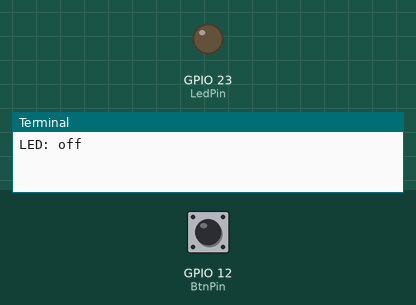
Bench run of a program on a simulated Raspberry Pi (BCM pin numbers). Parts: output pins drawn as LEDs (lit = HIGH), the last lines printed to the terminal. The inputs (shaded band) are chosen by the test bench; at power-on: GPIO 12 (BtnPin) HIGH.

Above: at 1.2 s.
1.3 s: GPIO 12 (BtnPin) pulled LOW for 0.15 s
At 1.7 s:
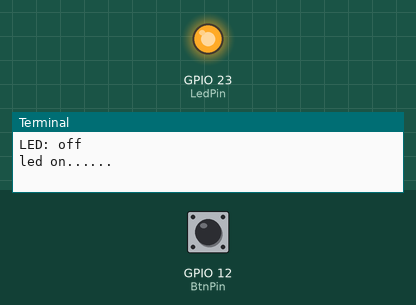
2.9 s: GPIO 12 (BtnPin) pulled LOW for 1 s
At 4.1 s:
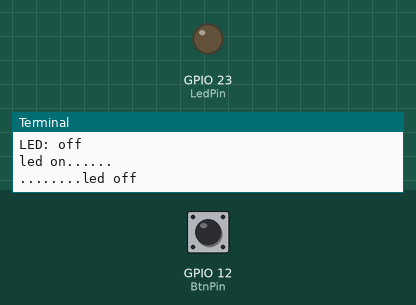
5.4 s: GPIO 12 (BtnPin) pulled LOW for 3.2 s
At 6.0 s:
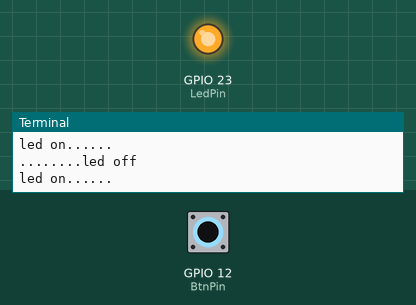
Timing chart, 0 to 8.4 s (numbered marks = the images above; inputs shaded):
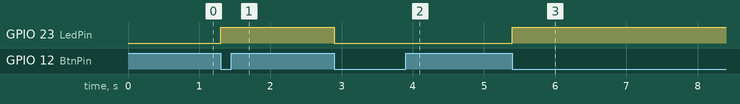

The program:

pb.py
```python
import sys
import RPi.GPIO as GPIO

BtnPin = 12
LedPin = 23#16
Led_status = 0

def setup():
	GPIO.setmode(GPIO.BCM)
	GPIO.setup(LedPin, GPIO.OUT)
	GPIO.setup(BtnPin, GPIO.IN, pull_up_down= GPIO.PUD_UP)
	GPIO.output(LedPin, Led_status)
	print "LED: on" if Led_status else "LED: off"

def swLed(ev=None):
	global Led_status
	Led_status = not Led_status
	GPIO.output(LedPin, Led_status)
	if Led_status == 1:
		print 'led on......'
	else:
		print '........led off'

def loop():
	GPIO.add_event_detect(BtnPin, GPIO.FALLING, callback =swLed, bouncetime=200)
	while True:
		pass

def destroy():
	GPIO.output(LedPin, GPIO.LOW) # led off
	GPIO.cleanup()

if __name__=='__main__':
	setup()
	try:
		loop()
	except KeyboardInterrupt:
		destroy()
```

Measured:
- after the input at 1.3 s, GPIO 23 (LedPin): LOW → HIGH at once
- after the input at 2.9 s, GPIO 23 (LedPin): HIGH → LOW at once
- after the input at 5.4 s, GPIO 23 (LedPin): LOW → HIGH at once
